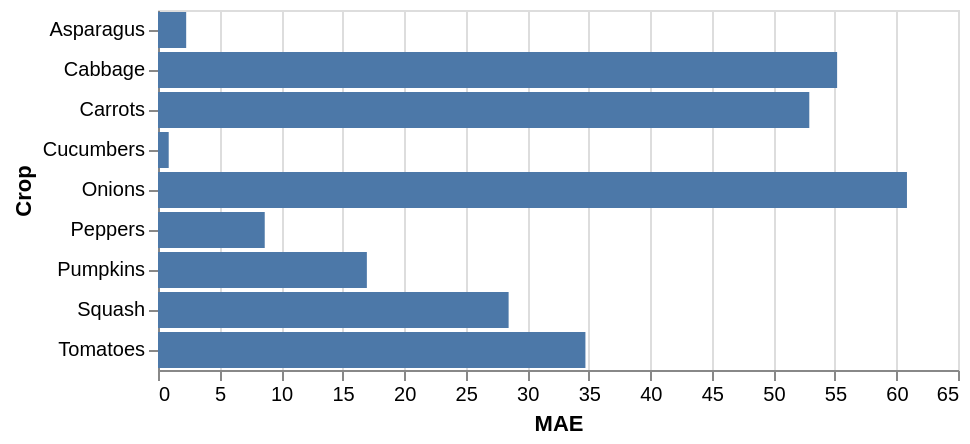

Specify this chart in Vega-Lite:
### Vega-Lite specification from a JSON file in a GitHub repository (floating-point values rounded to 4 significant figures)
{"config": {"view": {"continuousWidth": 400, "continuousHeight": 300}}, "data": {"name": "data-d34ce068d6814da6c4325f665bad2d5b"}, "mark": "bar", "encoding": {"color": {}, "tooltip": [{"field": "Linear Regression MAE", "type": "quantitative"}, {"field": "Crop", "type": "nominal"}], "x": {"field": "Linear Regression MAE", "title": "MAE", "type": "quantitative"}, "y": {"field": "Crop", "type": "nominal"}}, "$schema": "https://vega.github.io/schema/vega-lite/v5.json", "datasets": {"data-d34ce068d6814da6c4325f665bad2d5b": [{"Crop": "Asparagus", "Linear Regression MAE": 2.29}, {"Crop": "Cabbage", "Linear Regression MAE": 55.18}, {"Crop": "Carrots", "Linear Regression MAE": 52.92}, {"Crop": "Cucumbers", "Linear Regression MAE": 0.8704}, {"Crop": "Onions", "Linear Regression MAE": 60.85}, {"Crop": "Peppers", "Linear Regression MAE": 8.672}, {"Crop": "Pumpkins", "Linear Regression MAE": 16.97}, {"Crop": "Squash", "Linear Regression MAE": 28.49}, {"Crop": "Tomatoes", "Linear Regression MAE": 34.73}]}}
